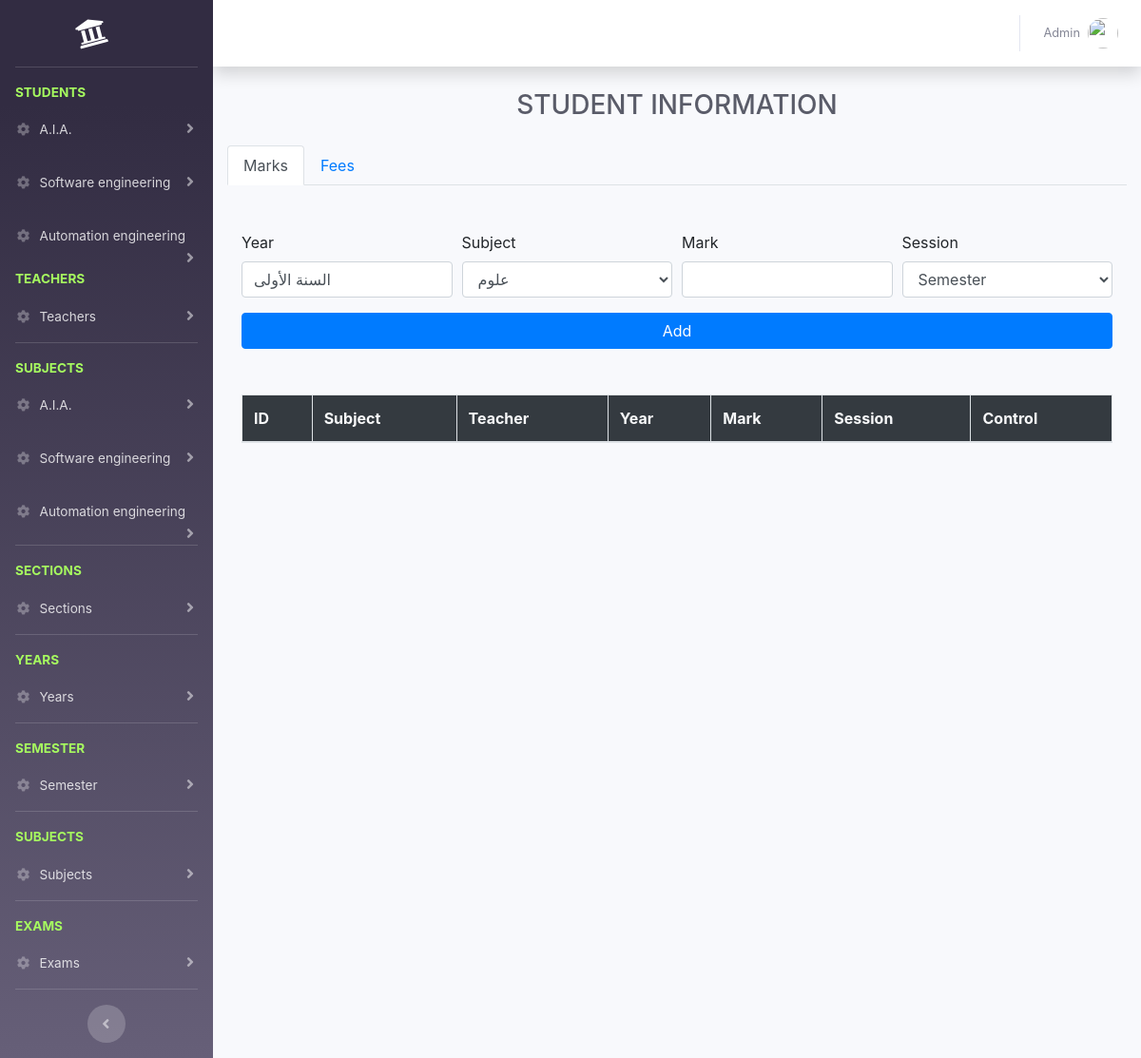
Screenshot of /admins/more-student.php?year_id=1 (signed in) with the database file from the repository.
### tables this page shows
CREATE TABLE `sections` (
  `id` int(11) NOT NULL,
  `name` varchar(100) NOT NULL,
  `fees` decimal(10,2) NOT NULL
);

CREATE TABLE `years` (
  `id` int(11) NOT NULL,
  `name` varchar(50) NOT NULL
);

### admins/more-student.php (the view, shortened to what this page needs)
<?php
require('../connection.php');
include('../layout/header.php');
include('layout/sidebar.php');
include('layout/topnav.php');
$year_id = @$_GET['year_id'];
$subjectSql = "SELECT teachers.name AS 'TEACHER', subjects.* FROM subjects LEFT JOIN teachers ON teachers.id=subjects.teacher_id WHERE year_id = '$year_id' ";
$result = mysqli_query($conn, $subjectSql);
$subjects = $result->fetch_all(MYSQLI_ASSOC);
$yearsSql = "SELECT * FROM years WHERE id = '$year_id'";
$result = mysqli_query($conn, $yearsSql);
$years = $result->fetch_assoc();
?>
<div class="container-fluid">
    <div class="d-sm-flex align-items-center justify-content-between mb-4">
        <h1 class="m-auto h3 mb-0 text-gray-800 text-uppercase">student information</h1>
    </div>
    <div class="row">
        <div class="col-md-12">
        </div>
        <nav class="col-md-12">
            <div class="nav nav-tabs" id="nav-tab" role="tablist">
                <a class="nav-item nav-link active" id="nav-home-tab" data-toggle="tab" href="#marks" role="tab" aria-controls="nav-home" aria-selected="true">Marks</a>
                <a class="nav-item nav-link" id="nav-profile-tab" data-toggle="tab" href="#fees" role="tab" aria-controls="nav-profile" aria-selected="false">Fees</a>
            </div>
        </nav>
        <div class="tab-content col-md-12 mt-5" id="nav-tabContent">
            <div class="tab-pane fade show active" id="marks" role="tabpanel" aria-labelledby="nav-home-tab">
                <div class="container add-student">
                    <form action="<?=APP?>/controllers/students/marks.php" method="POST" class="add_marks_form mb-5">
                        <div class="form-row">
                            <div class="form-group col-md-3">
                                <label for="name">Year</label>
                                <input readonly type="text" id="name" value="<?=$years['name']?>" class="form-control bg-white">
                            </div>
                            <div class="form-group col-md-3">
                                <label for="subject_id">Subject</label>
                                <select name="subject_id" id="subject_id" class="form-control">
                                    <?php
                                    foreach ($subjects as $subject) { ?>
                                        <option value="<?= $subject['id']?>"><?= $subject['name']?></option>
                                    <?php } ?>
                                </select>
                            </div>
                            <div class="form-group col-md-3">
                                <label for="mark">Mark</label>
                                <input type="number" min="0" id="mark" class="form-control" name="mark">
                            </div>
                            <div class="form-group col-md-3">
                                <label for="session">Session</label>
                                <select name="session" id="session" class="form-control">
                                    <option value="semester">Semester</option>
                                </select>
                            </div>
                        </div>
                        <button type="submit" class="btn btn-primary btn-block add_marks_button" name="submit">Add</button>
                    </form>
                    <table class="table table-bordered students_table col-md-12">
                        <thead>
                        <tr class="bg-dark text-light">
                            <th>ID</th>
                            <th>Subject</th>
                            <th>Teacher</th>
                            <th>Year</th>
                            <th>Mark</th>
                            <th>Session</th>
                            <th>Control</th>
                        </tr>
                        </thead>
                    </table>
                </div>
            </div>
        </div>
    </div>
</div>
<?php include('../layout/footer.php');?>

### admins/layout/sidebar.php (shortened to what this page needs)
<?php
$sectionsSql = "SELECT  sections.* FROM sections
                    LEFT JOIN section_years on sections.id=section_years.section_id GROUP BY sections.id";
$result = mysqli_query($conn, $sectionsSql);
$sections = $result->fetch_all(MYSQLI_ASSOC);
?>
<div id="wrapper">
      <ul class="navbar-nav bg-gradient-primary sidebar sidebar-dark accordion" id="accordionSidebar">
        <a class="sidebar-brand d-flex align-items-center justify-content-center" href="../index.php">
          <div class="sidebar-brand-icon rotate-n-15">
            <i class="fas fa-university"></i>
          </div>
        </a>
      <hr class="sidebar-divider">
      <li class="sidebar-heading">
          Students
      </li>
      <?php
      foreach ($sections as $section) { ?>
          <li class="nav-item">
              <a class="nav-link collapsed" href="#" data-toggle="collapse" data-target="#student_<?=$section['id']?>" aria-expanded="true" aria-controls="collapseProfi">
                  <i class="fas fa-fw fa-cog"></i>
                  <span><?=$section['name']?></span>
              </a>
          </li>
      <?php  } ?>
      <div class="sidebar-heading">
          Teachers
      </div>
      <li class="nav-item">
          <a class="nav-link collapsed" href="#" data-toggle="collapse" data-target="#collapseProfi" aria-expanded="true" aria-controls="collapseProfi">
              <i class="fas fa-fw fa-cog"></i>
              <span>Teachers</span>
          </a>
      </li>
      <hr class="sidebar-divider">
      <li class="sidebar-heading">
          Subjects
      </li>
      <?php
      foreach ($sections as $section) { ?>
          <li class="nav-item">
              <a class="nav-link collapsed" href="#" data-toggle="collapse" data-target="#subject_<?=$section['id']?>" aria-expanded="true" aria-controls="collapseProfi">
                  <i class="fas fa-fw fa-cog"></i>
                  <span><?=$section['name']?></span>
              </a>
          </li>
      <?php  } ?>
      <hr class="sidebar-divider">
      <div class="sidebar-heading">
          Sections
      </div>
      <li class="nav-item">
          <a class="nav-link collapsed" href="#" data-toggle="collapse" data-target="#section" aria-expanded="true" aria-controls="collapseProfi">
              <i class="fas fa-fw fa-cog"></i>
              <span>Sections</span>
          </a>
      </li>
      <hr class="sidebar-divider">
      <div class="sidebar-heading">
          years
      </div>
      <li class="nav-item">
          <a class="nav-link collapsed" href="#" data-toggle="collapse" data-target="#year" aria-expanded="true" aria-controls="collapseProfi">
              <i class="fas fa-fw fa-cog"></i>
              <span>Years</span>
          </a>
      </li>
      <hr class="sidebar-divider">
      <div class="sidebar-heading">
          Semester
      </div>
      <li class="nav-item">
          <a class="nav-link collapsed" href="#" data-toggle="collapse" data-target="#semester" aria-expanded="true" aria-controls="collapseProfi">
              <i class="fas fa-fw fa-cog"></i>
              <span>Semester</span>
          </a>
      </li>
      <hr class="sidebar-divider">
      <div class="sidebar-heading">
          Subjects
      </div>
      <li class="nav-item">
          <a class="nav-link collapsed" href="#" data-toggle="collapse" data-target="#subject" aria-expanded="true" aria-controls="collapseProfi">
              <i class="fas fa-fw fa-cog"></i>
              <span>Subjects</span>
          </a>
      </li>
      <hr class="sidebar-divider">
      <div class="sidebar-heading">
          Exams
      </div>
      <li class="nav-item">
          <a class="nav-link collapsed" href="#" data-toggle="collapse" data-target="#exam" aria-expanded="true" aria-controls="collapseProfi">
              <i class="fas fa-fw fa-cog"></i>
              <span>Exams</span>
          </a>
      </li>
        <hr class="sidebar-divider d-none d-md-block">
        <div class="text-center d-none d-md-inline">
          <button class="rounded-circle border-0" id="sidebarToggle"></button>
        </div>
      </ul>
      <div id="content-wrapper" class="d-flex flex-column">
        <div id="content">

### rows the page displays
sections: name "A.I.A."
sections: name "Software engineering"
sections: name "Automation engineering"
years: name "السنة الأولى"

### other values shown
$_SESSION['name'] "Admin"
form field subject_id "علوم"
